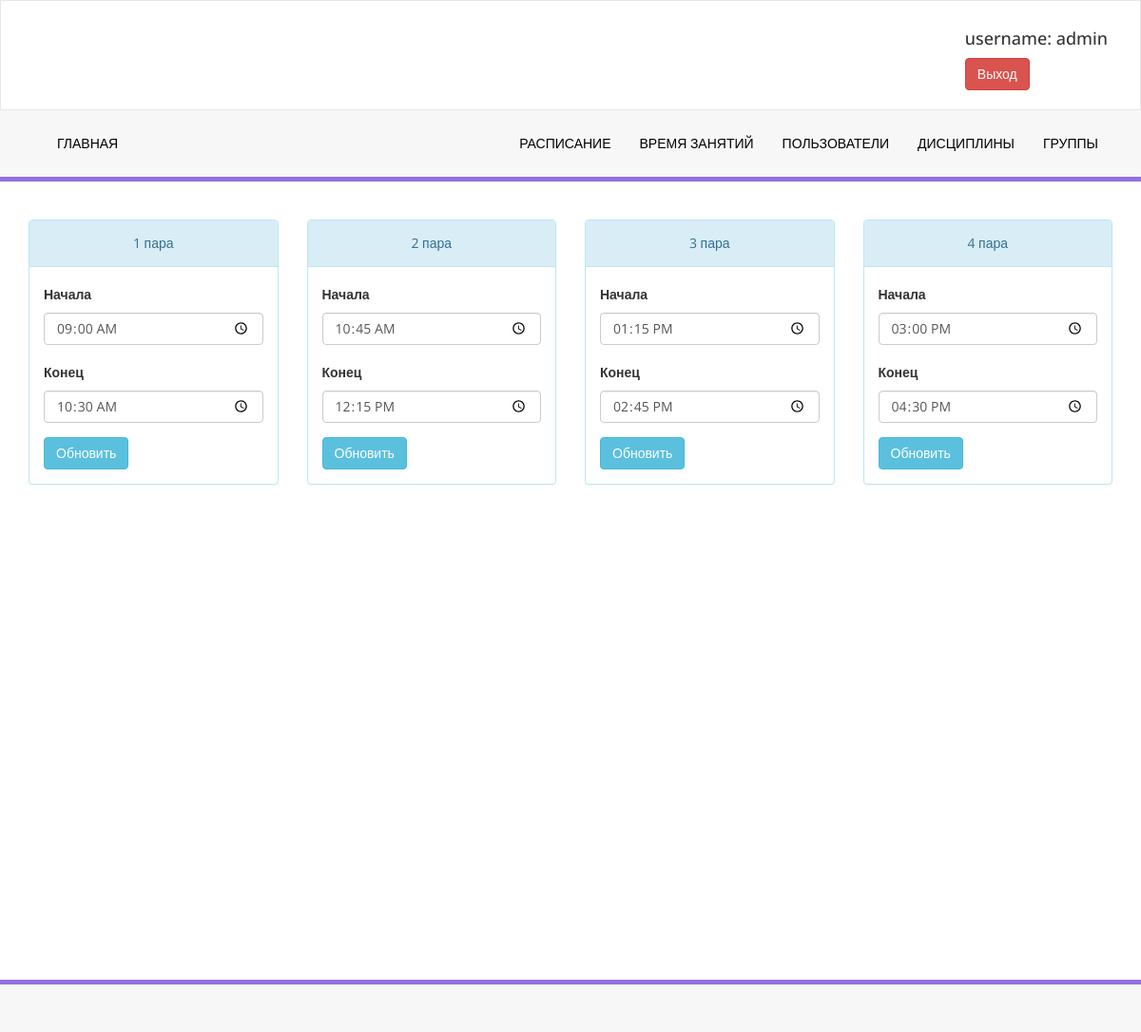
Page /lesson/time/update/ (signed in) on the earlier database version.
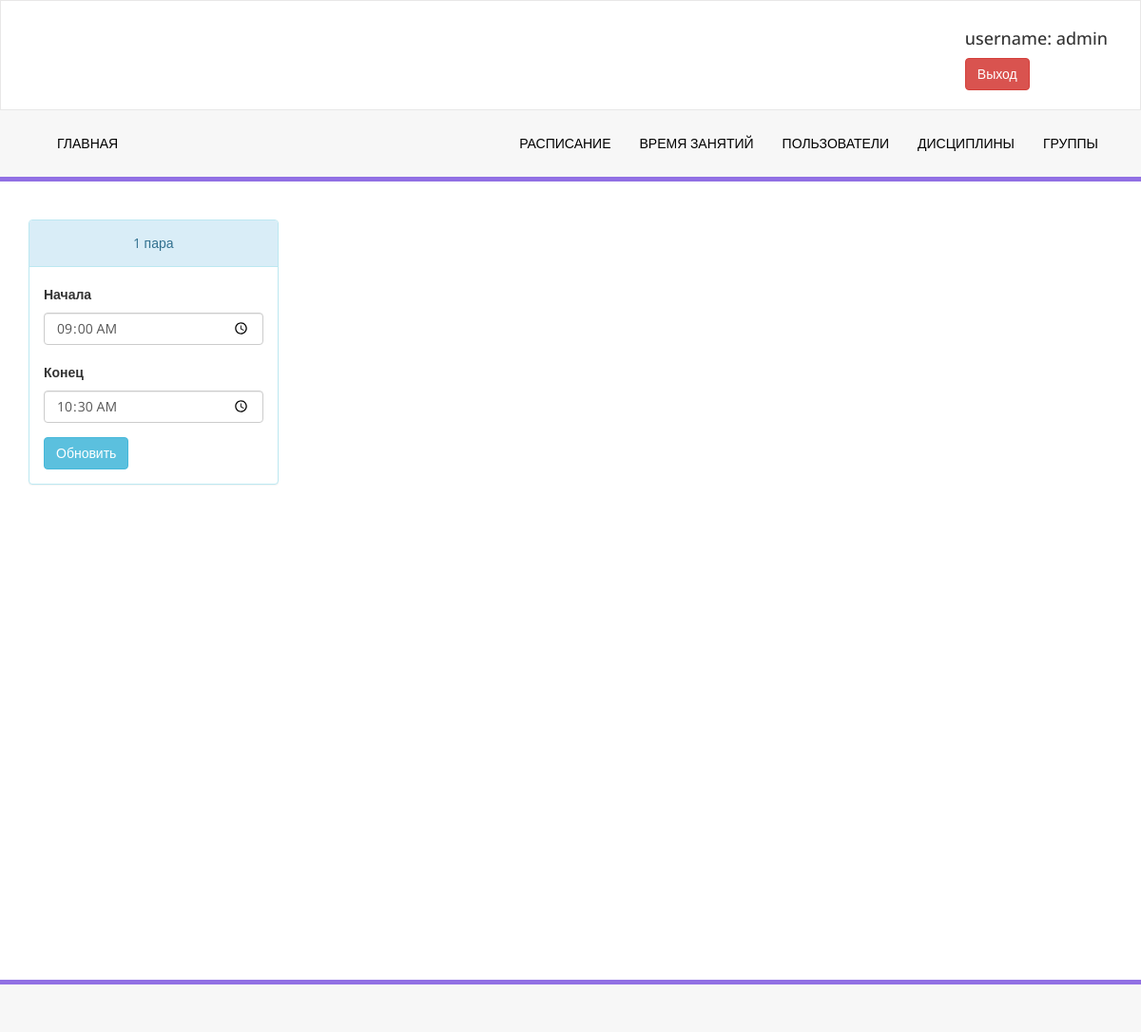
Same page on the later database version.
### Lesson/models.py (models this page shows, shortened)
class LessonTime(models.Model):
    number = models.IntegerField(validators=[MaxValueValidator(10), MinValueValidator(1)], unique=True)
    start = models.TimeField()
    end = models.TimeField()

### Lesson/views.py (the view)
# urls.py: path('time/update/', views.LessonsTimeUpdateView.as_view(), name='time_update'),
class LessonsTimeUpdateView(LoginRequiredMixin, generic.ListView):
    template_name = 'lesson/update/time.html'
    model = LessonTime
    ordering = "number"

### templates/lesson/update/time.html (shortened to what this page needs)
{% extends 'base.html' %}
{% block content %}
    <div class="row">
        {% for time in lessontime_list %}
            <div class="col-md-3 col-sm-6 col-xs-12">
                <div class="panel panel-info">
                    <div class="panel-heading text-center">
                        {{ time.number }} пара
                    </div>
                    <div class="panel-body">
                            <div class="form-group">
                                <label>Начала</label>
                                <input id="time_start_{{ time.id }}" class="form-control" type="time" value="{{ time.start.isoformat }}"/>
                            </div>
                            <div class="form-group">
                                <label>Конец</label>
                                <input id="time_end_{{ time.id }}" class="form-control" type="time" value="{{ time.end.isoformat }}"/>
                            </div>
                        <button id="update_time_{{ time.id }}" class="btn btn-info" onclick="put({{ time.id }})" data-url="{% url 'api_v1:lesson_time' time.id %}">Обновить</button>
                    </div>
                </div>
            </div>
        {% endfor %}
    </div>
{% endblock %}

Differences in the rows shown:
removed LessonTime: number "2", start "10:45:00", end "12:15:00"
removed LessonTime: number "3", start "13:15:00", end "14:45:00"
removed LessonTime: number "4", start "15:00:00", end "16:30:00"
